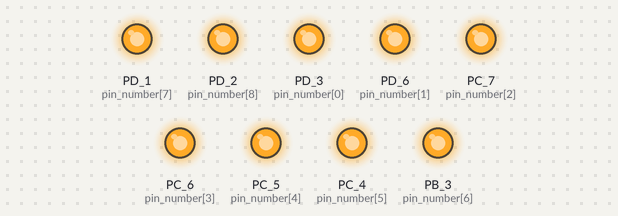
The sketch below on a simulated TI Tiva C LaunchPad. Shown: output pins drawn as LEDs (lit = HIGH). At 0.5 s the program stops and its outputs stay as they are.

Above: at 0.5 s.
Timing chart, 0 to 2.0 s (numbered marks = the images above):
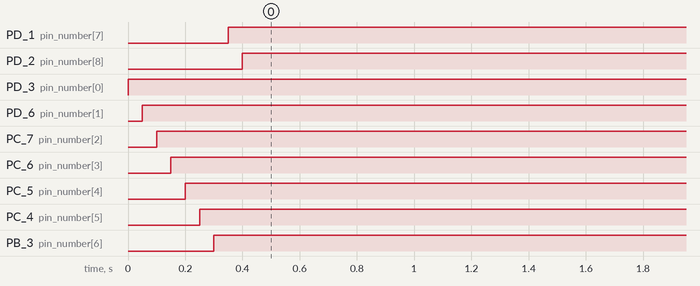

The sketch:

pinsMap.ino
```cpp
const byte pin_number[] = {PD_3, PD_6, PC_7, PC_6, PC_5, PC_4, PB_3, PD_1, PD_2};
const String pin_name[] = {"PD_3", "PD_6", "PC_7", "PC_6", "PC_5", "PC_4", "PB_3", "PD_1", "PD_2"};

void setup() {
  //  Serial.begin(57600);
  //  pinMode(RED_LED, OUTPUT);

  //  digitalWrite(RED_LED, HIGH);
  //  while (!Serial);
  //  digitalWrite(RED_LED, LOW);

  //  Serial.println("----------");
  //  for (byte i = 0; i < 9; ++i) {
  //    Serial.print(i + 1);
  //    Serial.print(") " + pin_name[i] + ": ");
  //    Serial.println(pin_number[i]);
  //  }

  for (byte i = 0; i < 9; ++i) {
    pinMode(pin_number[i], OUTPUT);
  }
}


void loop() {
  for (byte i = 0; i < 9; ++i) {
    digitalWrite(pin_number[i], !digitalRead(pin_number[i]));
    delay(50);
  }
  while(1);
}
```

Measured:
- by itself, PD_1 (pin_number[7]): LOW → HIGH at 0.35 s
- by itself, PD_2 (pin_number[8]): LOW → HIGH at 0.40 s
- by itself, PD_3 (pin_number[0]): LOW → HIGH at 0.00 s
- by itself, PD_6 (pin_number[1]): LOW → HIGH at 0.05 s
- by itself, PC_7 (pin_number[2]): LOW → HIGH at 0.10 s
- by itself, PC_6 (pin_number[3]): LOW → HIGH at 0.15 s
- by itself, PC_5 (pin_number[4]): LOW → HIGH at 0.20 s
- by itself, PC_4 (pin_number[5]): LOW → HIGH at 0.25 s
